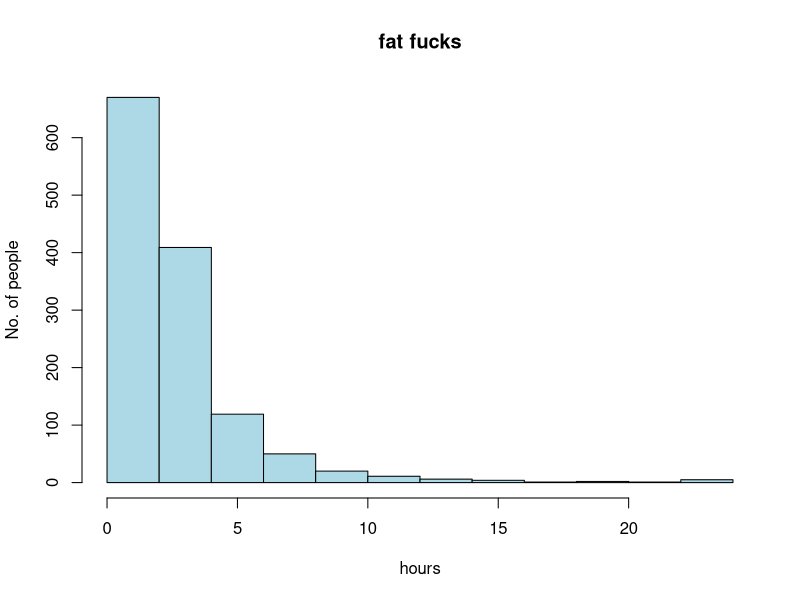

This figure's R source:
#qn1
# Since most students should finish education in 18 years
#X - 3s should contain 18
#hence s = 18/(2*3) = 3

n = (1.96*3) ** 2
n

#qn2

# the urine samples are random
# sample size is large enuf
# the samples from the dog follows a normal distribution
# variable is categorical and each trial are independent from each other

# The hypothesis of the test is the dogs ability to detect the
# correct urine specimen is better than randomly guessing. Here the
# probability of the random guessing is 1/7. Hence H1 > 1/7

# here, np = 54 * 1/7 = 7.7ish

p0 = 1/7
phat = 22/54
phat-p0
sd = sqrt(p0*(1-p0))/sqrt(54)
Z = (phat - p0)/sd
Z

p = pnorm(Z,lower.tail=FALSE)
p

#p is very small, hence there is a strong evidence that using dogs 
#is better than random guessing

setwd("C:/Users/USER/Documents/GitHub/nus/ST1131 Introduction to Statistics and Statistical Computing/tut/tut7")

df = read.csv("TVhours_long.csv")

n = nrow(df)
xhat = mean(df$hours)
sd = sd(df$hours)

hist(df$hours, col="lightblue", xlab="hours", ylab="No. of people", main="fat fucks")

#no def not normally distrubuted, right skewed

mu = xhat

#1 The data collected by GSS is completely random,
#  The sample size 1298 is large enough even though the data is right skewed
#  The data is quantitative

#2 The hypothesis is that the average hours of tv people watched is not 4

T = (mu - 4)/(sd/sqrt(n))
T
pt(T,n-1) * 2

#reject H0

Z = qt(0.975,1297)*sd/sqrt(n)

CI = c(mu - Z, mu + Z)

t.test(df$hours,mu=4)
